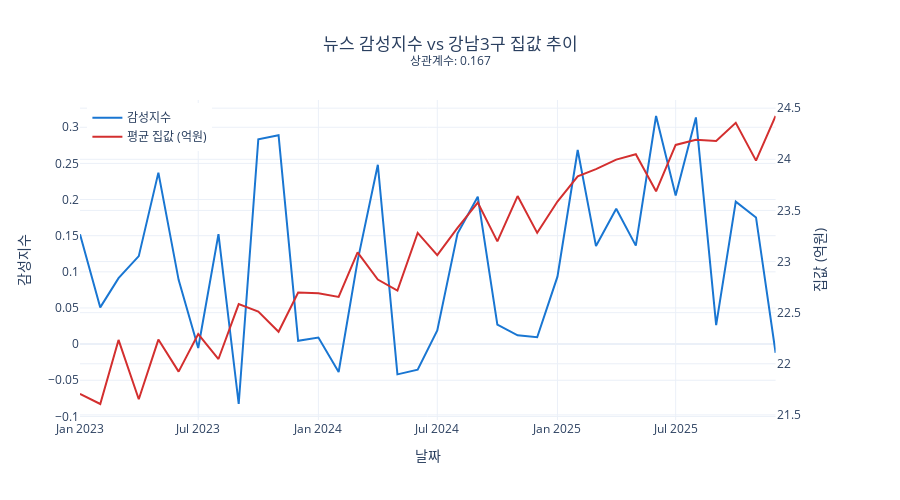

Notebook code for this chart:
### Markdown cell above
## 9. 시각화

### 9-1. 이중축 차트 (감성지수 + 집값)

### Code cell
fig = make_subplots(specs=[[{"secondary_y": True}]])

fig.add_trace(
    go.Scatter(
        x=merged_df['date'],
        y=merged_df['avg_sentiment'],
        name="감성지수",
        line=dict(color='#1976D2', width=2),
        hovertemplate='날짜: %{x}<br>감성지수: %{y:.3f}<extra></extra>'
    ),
    secondary_y=False
)

fig.add_trace(
    go.Scatter(
        x=merged_df['date'],
        y=merged_df['avg_price'],
        name="평균 집값 (억원)",
        line=dict(color='#D32F2F', width=2),
        hovertemplate='날짜: %{x}<br>집값: %{y:.2f}억<extra></extra>'
    ),
    secondary_y=True
)

fig.update_layout(
    title={
        'text': f'뉴스 감성지수 vs 강남3구 집값 추이<br><sup>상관계수: {corr_sentiment_price:.3f}</sup>',
        'x': 0.5
    },
    xaxis_title="날짜",
    hovermode='x unified',
    template='plotly_white',
    legend=dict(x=0.01, y=0.99),
    height=500
)

fig.update_yaxes(title_text="감성지수", secondary_y=False)
fig.update_yaxes(title_text="집값 (억원)", secondary_y=True)

fig.show()
